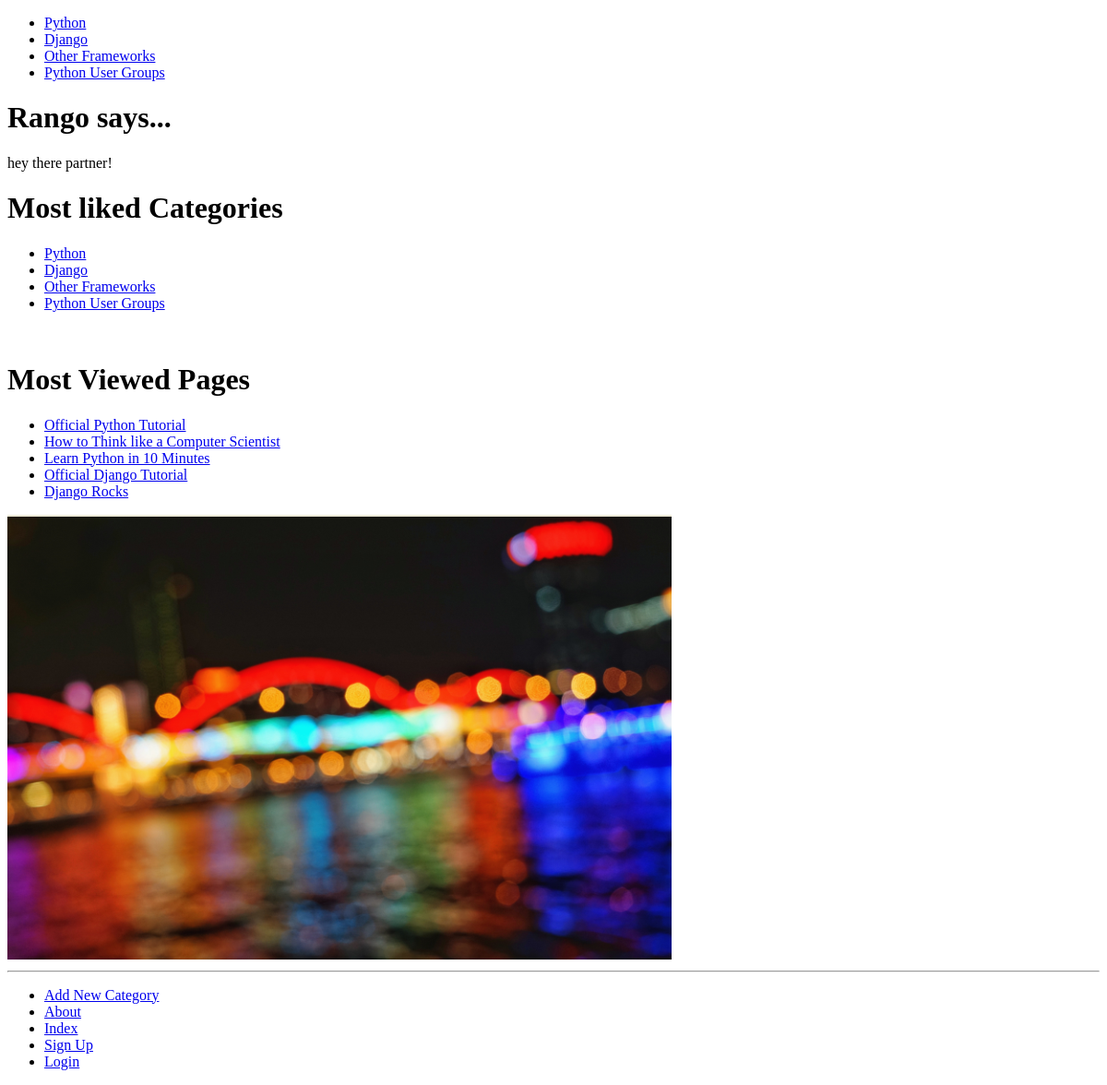
The app's page /, older data.
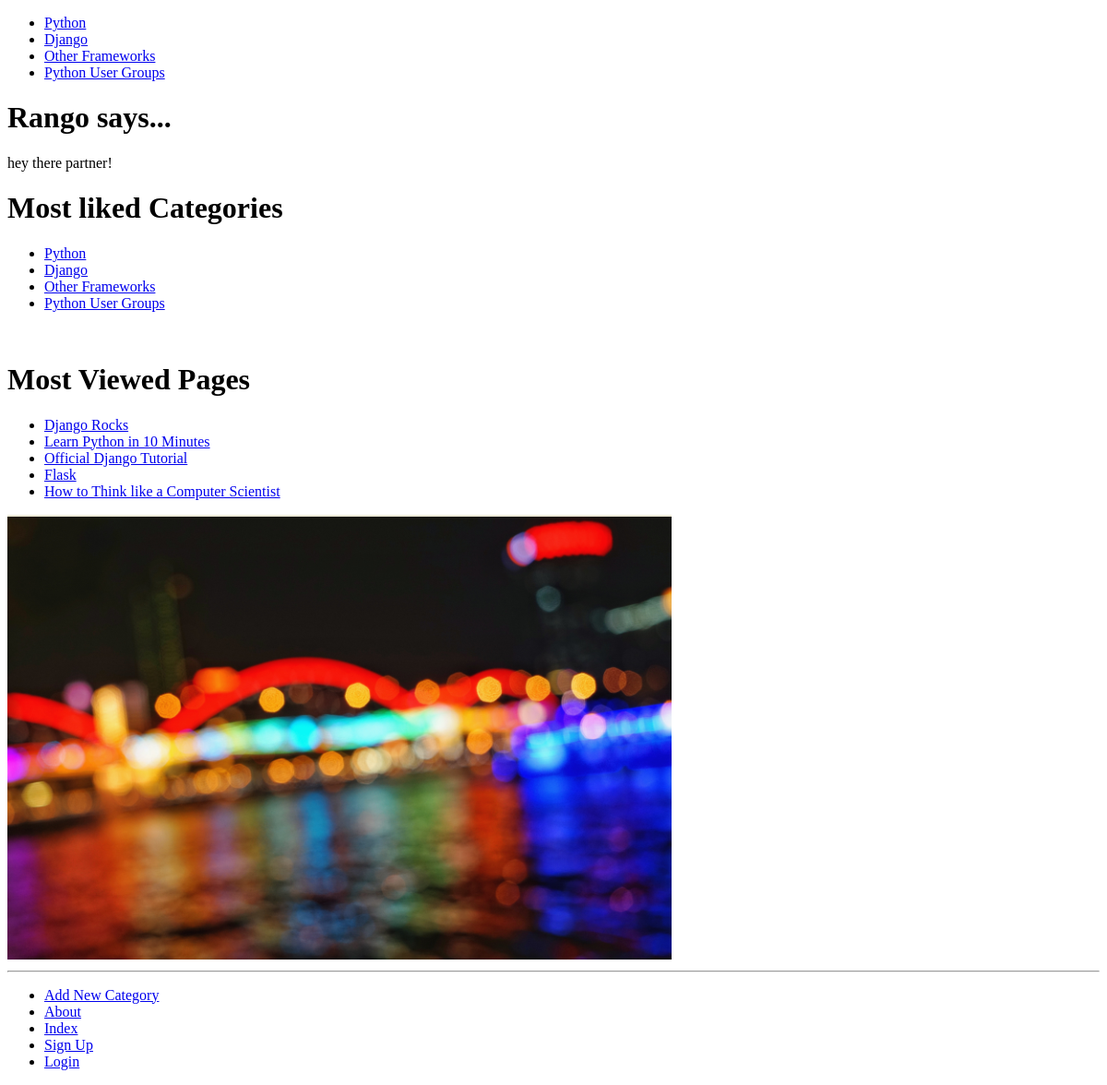
The same page, newer data.
### rango/models.py (models this page shows, shortened)
class Category(models.Model):
    name = models.CharField(max_length=128, unique=True)
    views = models.IntegerField(default=0)
    likes = models.IntegerField(default=0)
    slug = models.SlugField(unique=True)
    class Meta:
        verbose_name_plural = 'categories'

class Page(models.Model):
    category = models.ForeignKey(Category, on_delete=models.DO_NOTHING)
    title = models.CharField(max_length=128)
    url = models.URLField()
    views = models.IntegerField(default=0)

### rango/views.py (the view)
# urls.py: path('', views.index, name='index'),
def index(request):
    category_list = Category.objects.order_by('-likes')[:5]
    page_list = Page.objects.order_by('-views')[:5]
    context_dict = {'pages': page_list, 'categories': category_list}
    return render(request, 'rango/index.html', context=context_dict)

### rango/templatetags/rango_template_tags.py (called while the page is built)
@register.inclusion_tag('rango/cats.html')
def get_category_list(cat=None):
    return {'cats': Category.objects.all(), 'act_cat': cat}

### templates/rango/index.html (shortened to what this page needs)
{% extends 'rango/base.html' %}
{% load staticfiles %}
{% block body_block %}
	<body>
		<h1>Rango says...</h1>
		{% if user.is_authenticated %}
			howdy {{ user.username }}
		{% else %}
			hey there partner!
		{% endif %}
		<div>
			<h1>Most liked Categories</h1>
			{% if categories %}
			<ul>
				{% for category in categories %}
				<li>
					<a href="{% url 'show_category' category.slug %}">{{ category.name }}</a>
				</li>
				{% endfor %}
			</ul>
			{% else %}
			<strong>There are no categories present.</strong>
			{% endif %}
		</div>
		<br>
		<div>
			<h1>Most Viewed Pages</h1>
			{% if pages %}
			<ul>
				{% for page in pages %}
				<li>
					<a href="{{ page.url }}">{{ page.title }}</a>
				</li>
				{% endfor %}
			</ul>
			{% else %}
			<strong>There are no pages present.</strong>
			{% endif %}
		</div>
		<div>
			<img src="{% static "images/color.PNG" %}" alt="Picture of Color">
		</div>
	</body>
{% endblock %}

### templates/rango/cats.html
<ul>
	{% if cats %}
		{% for c in cats %}
			{% if c == act_cat %}
				<li><strong><a href="{% url 'show_category' c.slug %}">{{ c.name }}</a></strong></li>
			{% else %}
				<li><a href="{% url 'show_category' c.slug %}">{{ c.name }}</a></li>
			{% endif %}
		{% endfor %}
	{% else %}
		<li><strong>There are no categories present. </strong></li>
	{% endif %}
</ul>

Row changes from the older to the newer data that the page shows:
no longer on this page (row edited): Page: title "Official Python Tutorial"
changed Page "Django Rocks": moves up the list
now on this page (row edited): Page: title "Flask"
changed Page "How to Think like a Computer Scientist": moves down the list
